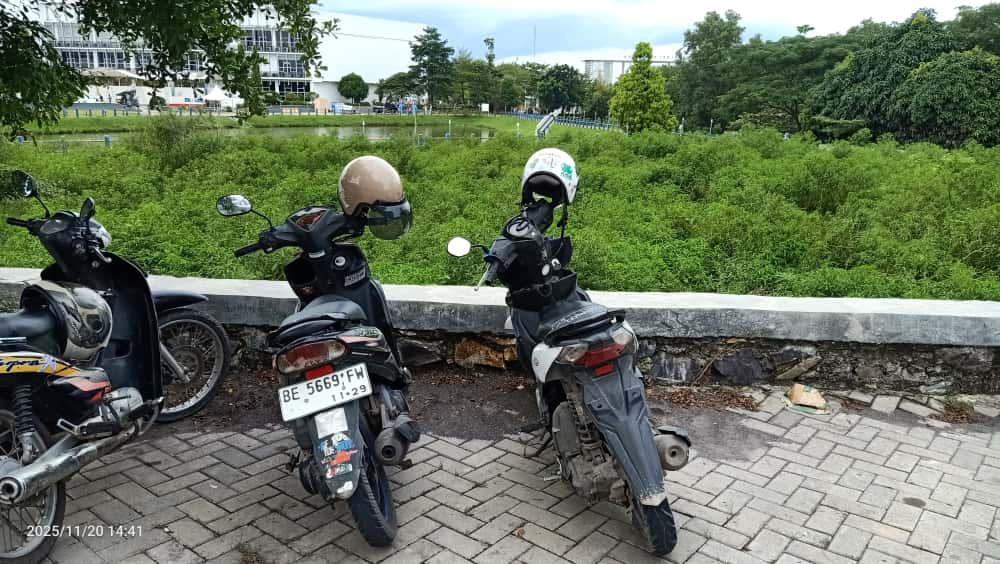
#> input picture dataset/Citra 3.jpg, 1000 x 564 px
$ python -i image_processing.py   (imports and definitions only)
#> lines starting #> are read from the running program, lines starting #| are printed output that depends on the picture
"""
Modul untuk pemrosesan citra parkir motor
Kelompok: AFEnter
"""

import cv2
import numpy as np
from rembg import remove
from typing import Tuple, List, Dict
import io
import time


# [225 lines left out: functions remove_background, resize_image, preprocess_image, apply_threshold, apply_morphology, apply_distance_transform and 3 more, not called in this run]


def process_parking_image(image_bytes: bytes) -> dict:
    """
    Fungsi utama untuk memproses gambar parkir secara lengkap
    menggunakan pendekatan rule-based untuk mendeteksi slot parkir.

    Args:
        image_bytes: Bytes dari gambar input

    Returns:
        dict: Dictionary berisi semua hasil pemrosesan dan statistik
    """
    # Start timing
    start_time = time.time()
    timing_metrics = {}

    # 1. Baca dan resize gambar asli
    t0 = time.time()
    nparr = np.frombuffer(image_bytes, np.uint8)
    img_original = cv2.imdecode(nparr, cv2.IMREAD_COLOR)
    if img_original is None:
        raise ValueError("Failed to decode input image")
    img_original = resize_image(img_original)
    timing_metrics['load_resize'] = round((time.time() - t0) * 1000, 2)

    # 2. Remove background
    t0 = time.time()
    img_nobg = remove_background(image_bytes)
    img_nobg = resize_image(img_nobg)
    timing_metrics['background_removal'] = round((time.time() - t0) * 1000, 2)

    # 3. Preprocessing
    t0 = time.time()
    gray, gray_blur = preprocess_image(img_nobg)
    timing_metrics['preprocessing'] = round((time.time() - t0) * 1000, 2)

    # 4. Threshold
    t0 = time.time()
    thresh = apply_threshold(gray_blur)
    timing_metrics['thresholding'] = round((time.time() - t0) * 1000, 2)

    # 5. Morfologi
    t0 = time.time()
    opening = apply_morphology(thresh)
    timing_metrics['morphology'] = round((time.time() - t0) * 1000, 2)

    # 6. Distance Transform
    t0 = time.time()
    dist_norm, sure_fg = apply_distance_transform(opening)
    timing_metrics['distance_transform'] = round((time.time() - t0) * 1000, 2)

    # 7. Extract ROI
    t0 = time.time()
    roi_motor, roi_y_start = extract_roi(sure_fg)
    timing_metrics['roi_extraction'] = round((time.time() - t0) * 1000, 2)

    # 8. Deteksi kontur dalam ROI
    t0 = time.time()
    motor_boxes = detect_motor_contours(roi_motor, roi_y_start)
    timing_metrics['contour_detection'] = round((time.time() - t0) * 1000, 2)

    # 9. Create parking slots (4 slot untuk 4 motor)
    t0 = time.time()
    output_grid, slot_results = create_parking_slots(
        img_original,
        motor_boxes,
        roi_y_start
    )
    timing_metrics['slot_creation'] = round((time.time() - t0) * 1000, 2)

    # Total processing time
    total_time = round((time.time() - start_time) * 1000, 2)
    timing_metrics['total'] = total_time

    # Hitung statistik dasar
    total_slots = len(slot_results)
    occupied_slots = sum(1 for s in slot_results if s == "Occupied")
    empty_slots = total_slots - occupied_slots

    # === EVALUASI: Occupancy Rate ===
    # Metrik utama untuk mengevaluasi hasil deteksi slot parkir
    occupancy_rate = (occupied_slots / total_slots * 100) if total_slots > 0 else 0

    return {
        'original': img_original,
        'no_background': img_nobg,
        'grayscale': gray,
        'gaussian_blur': gray_blur,
        'threshold': thresh,
        'morphology': opening,
        'distance_transform': dist_norm,
        'sure_foreground': sure_fg,
        'final_output': output_grid,
        'slot_results': slot_results,
        'total_slots': total_slots,
        'occupied_slots': occupied_slots,
        'empty_slots': empty_slots,
        # Evaluation Metrics - Simplified (Occupancy Rate only)
        'evaluation': {
            'timing': timing_metrics,
            'occupancy_rate': round(occupancy_rate, 2)
        }
    }

>>> import cv2
>>> picture = cv2.imread('dataset/Citra 3.jpg', cv2.IMREAD_GRAYSCALE)
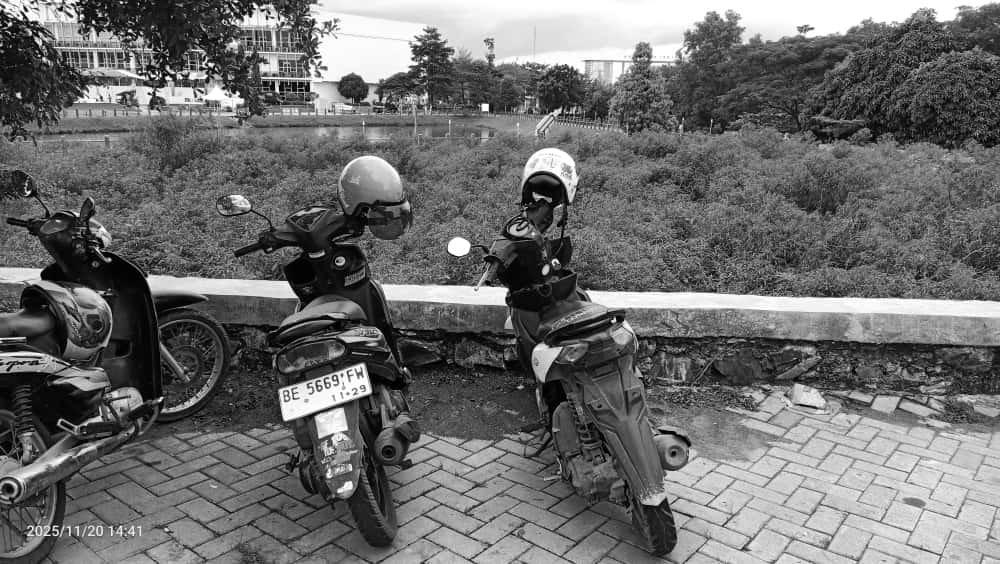
#> picture: shape (564, 1000); min 0, max 255, mean 109.8
#> (the run stopped early here; a loop or call above may not have finished)
